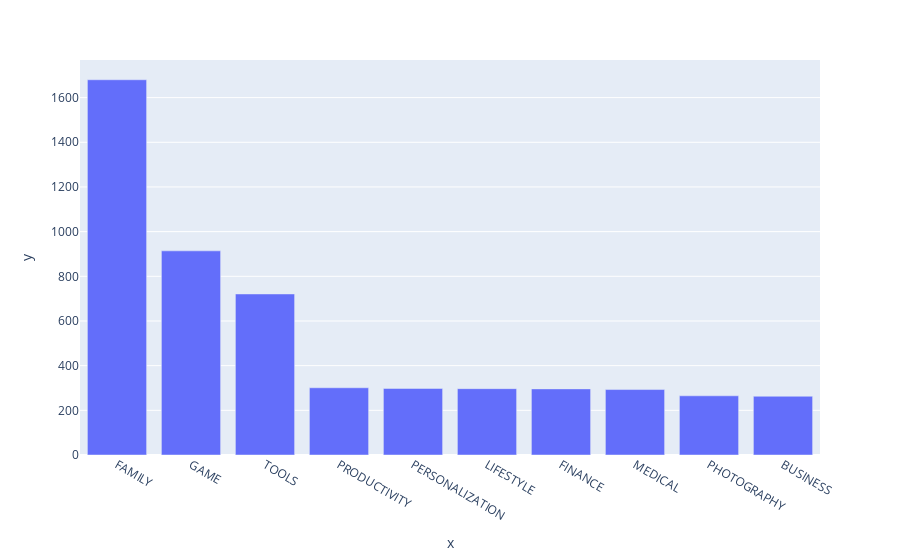

Notebook code cell kept with this figure:
### Code cell
# now using plotly to plot the dataset obtained
bar = px.bar(x=top10.index,y = top10.values)
bar

### Figure 1 — Plotly figure (JSON) as saved in the notebook; plotly's stock layout.template omitted (floating-point values rounded to 4 significant figures)
{"data": [{"alignmentgroup": "True", "hovertemplate": "x=%{x}<br>y=%{y}<extra></extra>", "legendgroup": "", "marker": {"color": "#636efa", "pattern": {"shape": ""}}, "name": "", "offsetgroup": "", "orientation": "v", "showlegend": false, "textposition": "auto", "type": "bar", "x": ["FAMILY", "GAME", "TOOLS", "PRODUCTIVITY", "PERSONALIZATION", "LIFESTYLE", "FINANCE", "MEDICAL", "PHOTOGRAPHY", "BUSINESS"], "xaxis": "x", "y": [1680, 914, 721, 301, 298, 297, 296, 293, 265, 263], "yaxis": "y"}], "layout": {"barmode": "relative", "legend": {"tracegroupgap": 0}, "margin": {"t": 60}, "xaxis": {"anchor": "y", "domain": [0, 1], "title": {"text": "x"}}, "yaxis": {"anchor": "x", "domain": [0, 1], "title": {"text": "y"}}}}
